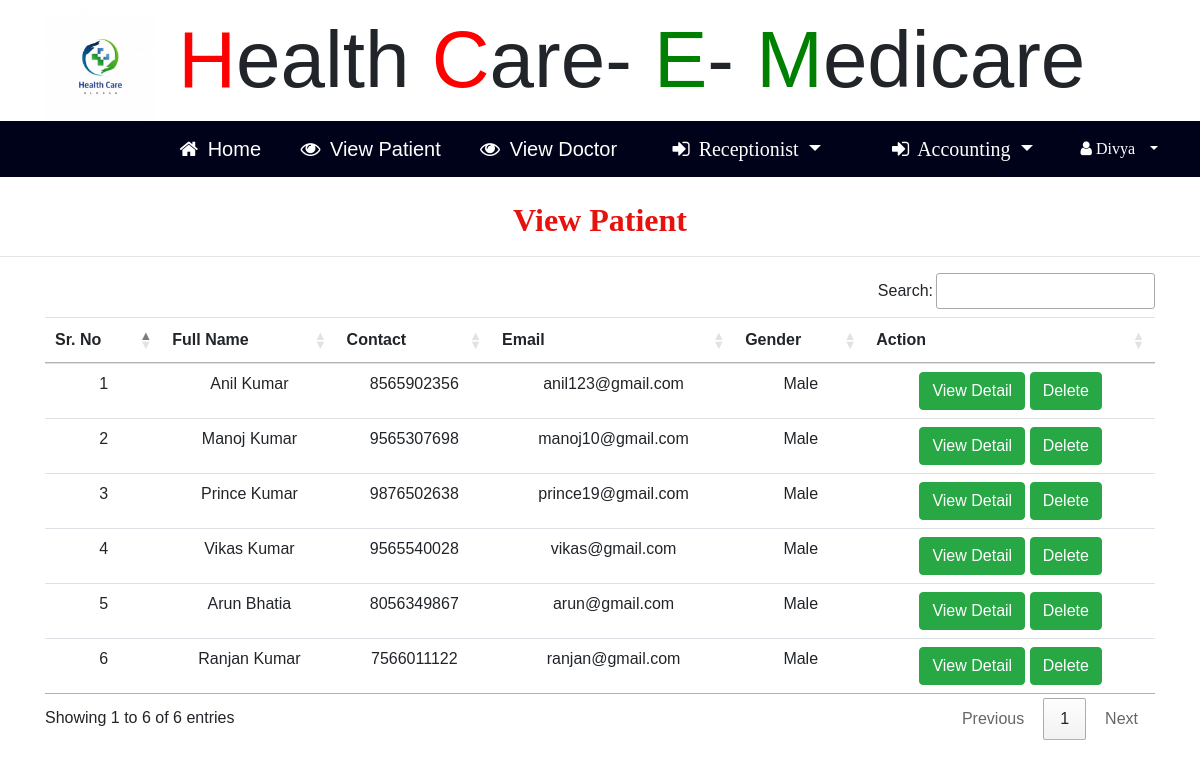
The page /view_patient (signed in) on the database its author committed.
### hopital/models.py (models this page shows, shortened)
class Patient(models.Model):
    sign = models.ForeignKey(Signup_User,on_delete=models.CASCADE,null=True)
    c_number = models.IntegerField(null=True)
    age = models.IntegerField(null=True)
    address = models.CharField(max_length=30,null=True)
    b_group = models.CharField(max_length=30,null=True)
    gender = models.CharField(max_length=30,null=True)

class Signup_User(models.Model):
    user = models.ForeignKey(User,on_delete=models.CASCADE,null=True)
    mobile = models.IntegerField(null=True)
    image = models.FileField(null=True)
    reg = models.CharField(max_length=30,null=True)

### hopital/views.py (the view)
# urls.py: path('view_patient',View_Patient,name="view_patient"),
def View_Patient(request):
    if not request.user.is_authenticated:
        return redirect('login_admin')
    doc = Patient.objects.all()
    d = {'pat':doc}
    return render(request,'view_patient.html',d)

### hopital/templates/view_patient.html (shortened to what this page needs)
{% include 'hr_nav.html' %}
{% block body %}
<link rel="stylesheet" href="https://cdn.datatables.net/1.10.20/css/jquery.dataTables.min.css">
<link rel="stylesheet" href="https://cdn.datatables.net/buttons/1.6.1/css/buttons.dataTables.min.css">
<center><h2 style = "font-family : 'Monotype Corsiva' ; color : #E6120E ; font-weight : bold;margin-top:2%">
    View Patient</h2></center><hr>
 <div class="container">
<table class="table table-hover" id="example">
  <thead>
  <tr>
    <th>Sr. No</th>
    <th>Full Name</th>
    <th>Contact</th>
    <th>Email</th>
    <th>Gender</th>
    <th>Action</th>
  </tr>
  </thead>
   <tbody>
{% for i in pat %}
  <tr>
      <td>{{forloop.counter}}</td>
    <td>{{i.sign.user.first_name}} {{i.sign.user.last_name}}</td>
    <td>{{i.sign.mobile}}</td>
    <td>{{i.sign.user.email}}</td>
    <td>{{i.gender}}</td>
    <td><a href="{% url 'detail_patient' i.id %}"><button class="btn btn-success">View Detail</button></a>
    <a href="{% url 'delete_patient' i.id %}"><button class="btn btn-success" onclick="return confirm('Are you sure?')">Delete</button></a>
    </td>
  </tr>
   {% endfor %}
    </tbody>
</table>
 </div>
{% endblock %}

### hopital/templates/hr_nav.html (shortened to what this page needs)
<!DOCTYPE html>
{% load static %}
<html>
<head>
<link rel="stylesheet" href="https://cdnjs.cloudflare.com/ajax/libs/font-awesome/4.7.0/css/font-awesome.min.css">
<link rel="stylesheet" href="https://stackpath.bootstrapcdn.com/bootstrap/4.5.0/css/bootstrap.min.css">
    <link rel="stylesheet" href="https://cdn.datatables.net/1.10.21/css/jquery.dataTables.min.css">
<link rel="stylesheet" href="https://cdn.datatables.net/buttons/1.6.2/css/buttons.dataTables.min.css">
</head>
<body>
<div class="container" style="font-size:80px;padding:-30px">
        <img src="{% static 'images/hospital11.jpg' %}" style="width:10%;height:-200px" alt=" ">
                        <span style="color:red">H</span>ealth
						<span style="color:red">C</span>are-
						<span style="color:green">E</span>-
            <span style="color:green">M</span>edicare
</div>
<div style="margin:0px;padding:0">
    <div style="margin-left:0;background-color:#00021a">
    <nav class="navbar navbar-expand-lg navbar-light" style="margin:0px;background-color:#00021a">
  <a class="navbar-brand" href="{% url 'admin_home' %}" style="color:white;margin-left:14%"><i class="fa fa-home" style="margin-right:4px"></i> Home </a>
  <a class="navbar-brand" href="{% url 'view_patient' %}" style="color:white;margin-left:2%"><i class="fa fa-eye" style="margin-right:4px"></i> View Patient</a>
  <a class="navbar-brand" href="{% url 'view_doctor' %}" style="color:white;margin-left:2%"><i class="fa fa-eye" style="margin-right:4px"></i> View Doctor</a>
        <span class="nav-item dropdown" style="margin-left:2%;color:white;font-family:'Times New Roman'">
        <a class="nav-link dropdown-toggle navbar-brand" style="color:white" href="#" id="navbarDropdown" role="button" data-toggle="dropdown" aria-haspopup="true" aria-expanded="false">
          <i class="fa fa-sign-in" style="margin-right:4px"></i> Receptionist
        </a>
                  </span>
        <span class="nav-item dropdown" style="margin-left:2%;color:white;font-family:'Times New Roman'">
        <a class="nav-link dropdown-toggle navbar-brand" style="color:white" href="#" id="navbarDropdown" role="button" data-toggle="dropdown" aria-haspopup="true" aria-expanded="false">
          <i class="fa fa-sign-in" style="margin-right:4px"></i> Accounting
        </a>
                  </span>
  <div class="collapse navbar-collapse nav justify-content-end"  id="navbarNavDropdown" style="margin-right:4%">
  <li class="nav-item dropdown" style="color:white">
        <a class="nav-link dropdown-toggle" style="color:white" href="#" id="navbarDropdown" role="button" data-toggle="dropdown" aria-haspopup="true" aria-expanded="false">
          <i class="fa fa-user" style="margin-right:6px"> {{request.user.username}}</i>
        </a>
      </li>
  </div></nav></div>
</div>
</body>
</html>

### hopital/templates/hr_nav.html (style rules this page uses)
body { font-family: "Lato", sans-serif; }
body { margin:0;font-family:Arial }
.dropdown { float:right; }

### hopital/templates/view_patient.html (style rules this page uses)
tr { text-align : center }

### rows shown on the page
Patient: sign.user.first_name "Anil", sign.user.last_name "Kumar", sign.mobile "8565902356", sign.user.email "anil123@gmail.com", gender "Male"
Patient: sign.user.first_name "Manoj", sign.user.last_name "Kumar", sign.mobile "9565307698", sign.user.email "manoj10@gmail.com", gender "Male"
Patient: sign.user.first_name "Prince", sign.user.last_name "Kumar", sign.mobile "9876502638", sign.user.email "prince19@gmail.com", gender "Male"
Patient: sign.user.first_name "Vikas", sign.user.last_name "Kumar", sign.mobile "9565540028", sign.user.email "vikas@gmail.com", gender "Male"
Patient: sign.user.first_name "Arun", sign.user.last_name "Bhatia", sign.mobile "8056349867", sign.user.email "arun@gmail.com", gender "Male"
Patient: sign.user.first_name "Ranjan", sign.user.last_name "Kumar", sign.mobile "7566011122", sign.user.email "ranjan@gmail.com", gender "Male"

### other values the page prints
{{ request.user.username }} "Divya"
